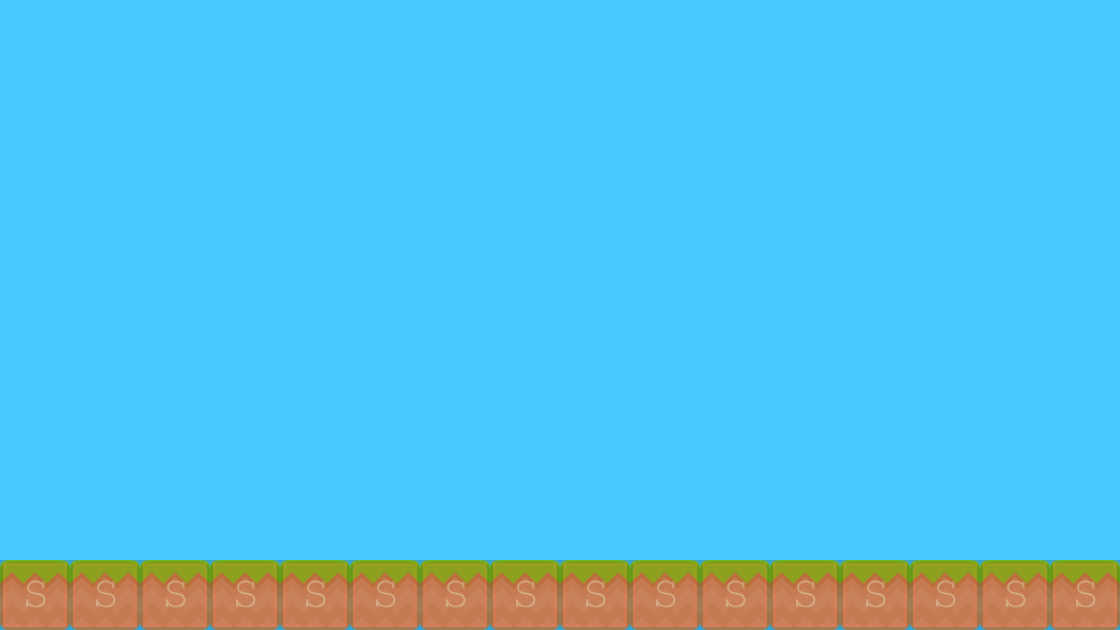

A 2D game scene composited from a Tiled map and its tileset images. What follows is a short description and the map's XML, with each tile layer's data collapsed to a summary:
An orthogonal 16x9 tile map with 70x70 px tiles, 2 tile layers (background, collision), 2 tilesets.

<map version="1.0" orientation="orthogonal" renderorder="right-down" width="16" height="9" tilewidth="70" tileheight="70" backgroundcolor="#47c8ff">
 <tileset firstgid="1" name="background-tiles" tilewidth="70" tileheight="70">
  <image source="../img/background-tiles.png" width="910" height="910" />
 </tileset>
 <tileset firstgid="170" name="meta-tiles" tilewidth="70" tileheight="70">
  <image source="../img/meta-tiles.png" width="350" height="70" />
  <tile id="4">
   <properties>
    <property name="type" value="solid" />
   </properties>
  </tile>
 </tileset>
 <layer name="background" width="16" height="9">
  <data>[144 cells, 16 non-empty, 1 distinct tile ids]</data>
 </layer>
 <layer name="collision" width="16" height="9" opacity="0.19">
  <data>[144 cells, 16 non-empty, 1 distinct tile ids]</data>
 </layer>
</map>
